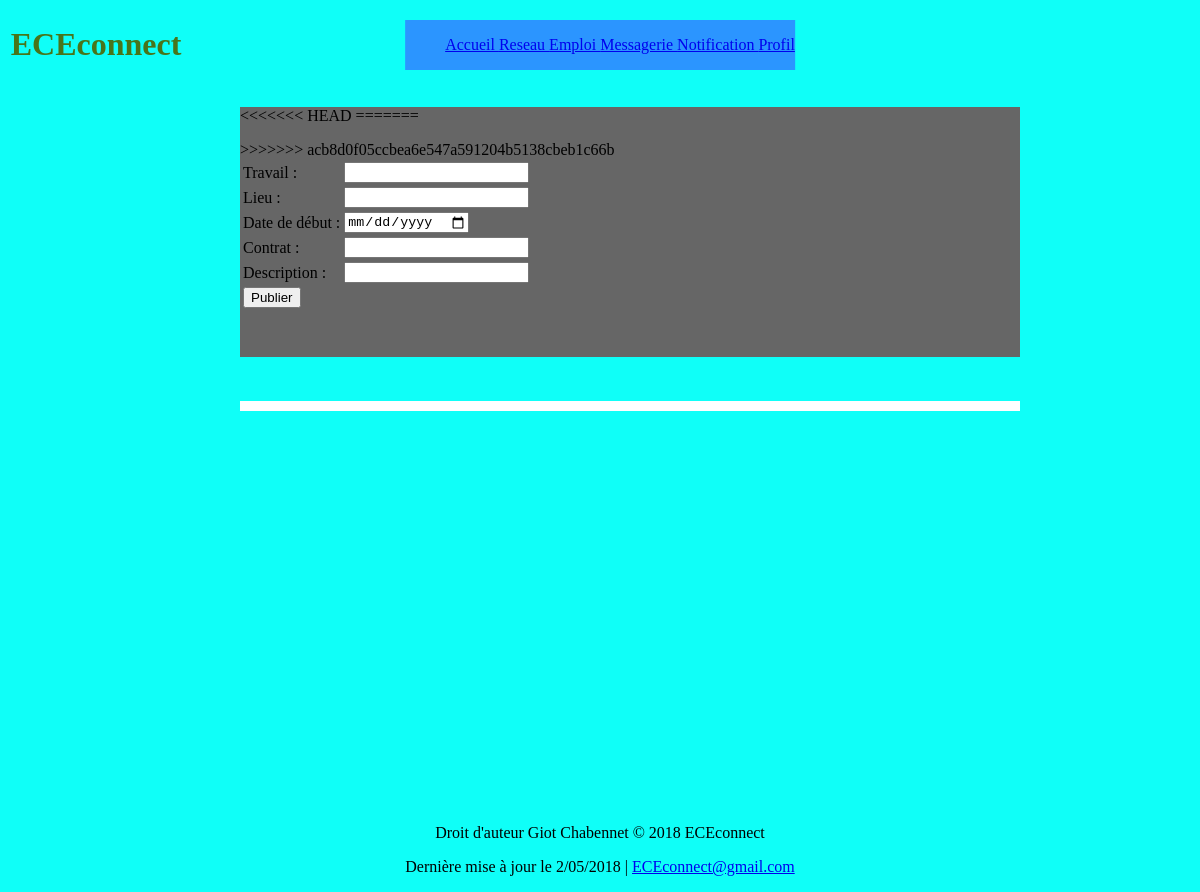
Page /emploi.php on the earlier database version.
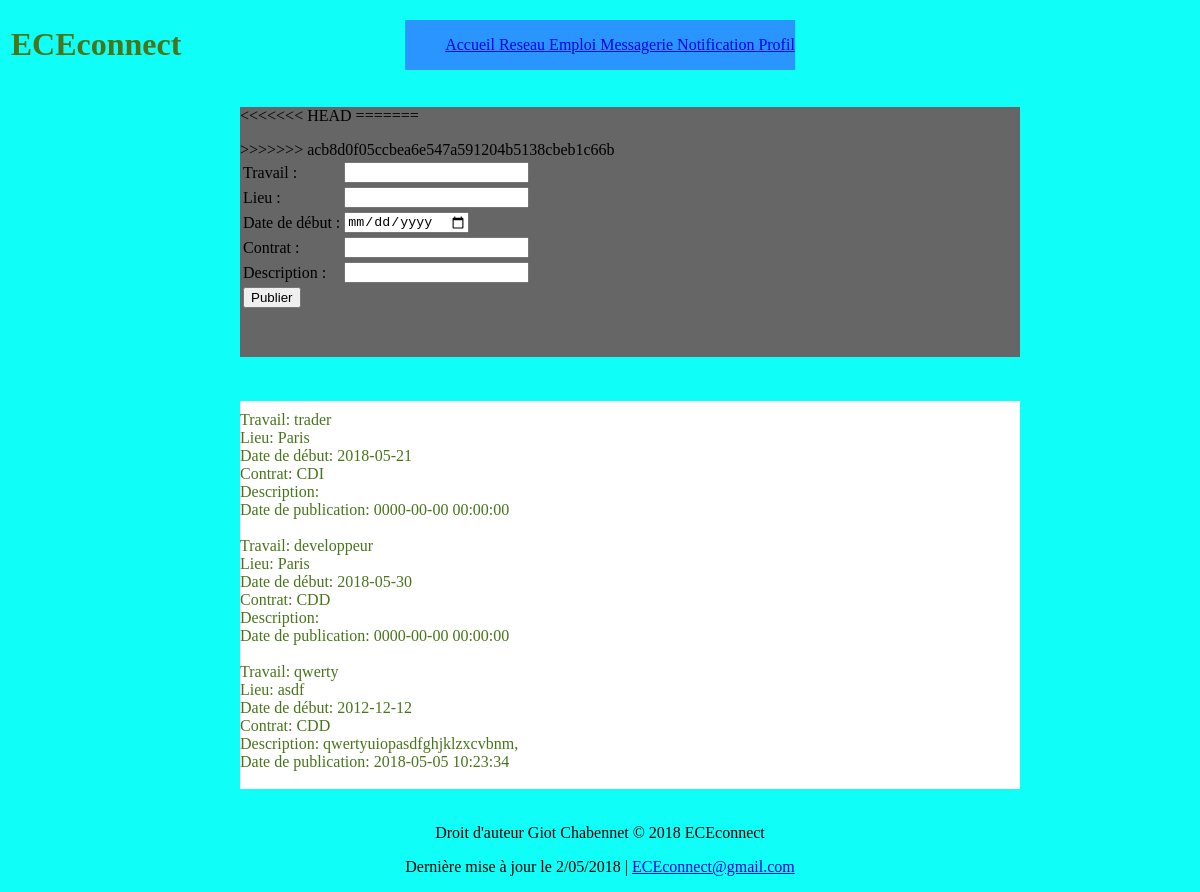
Same page on the later database version.
### tables this page shows
CREATE TABLE IF NOT EXISTS `emploi` (
  `travail` varchar(100) NOT NULL,
  `lieu` varchar(100) NOT NULL,
  `dateDebut` date NOT NULL,
  `contrat` varchar(100) NOT NULL,
  `auteur` int(100) NOT NULL,
  `datePubli` datetime NOT NULL,
  `description` varchar(535) NOT NULL
);

### emploi.php (the view, shortened to what this page needs)
<!DOCTYPE html>
<html>
	<head>
		<link href="css/emploicss.css" rel="stylesheet" type="text/css">
	</head>
	<header>
		<div id="titre">
			<h1>ECEconnect</h1>
		</div>
		<nav>
			<ul>
				<a href="sommaire.php">Accueil </a>
				<a href="reseau.php">Reseau </a>
				<a href="emploi.php">Emploi </a>
				<a href="messagerie.php">Messagerie </a>
				<a href="notification.php">Notification </a>
				<a href="vous.php">Profil</a>
			</ul>
		</nav>
		<div class="publi">
			<form enctype="multipart/form-data" action="emploiTraitement.php" method="post">
				<table id="publication">
					<tr>
						<td>Travail : </td>
						<td><input type="text" name="travail"/></td>
					</tr>
					<tr>
						<td>Lieu : </td>
						<td><input type="text" name="lieu"/></td>
					</tr>
					<tr>
						<td>Date de début : </td>
						<td><input type="date" name="dateDebut"/></td>
					</tr>
					<tr>
						<td>Contrat : </td>
						<td><input type="text" name="contrat"/></td>
					</tr>
					<tr>
						<td>Description : </td>
						<td><input type="text" name="description"/></td>
					</tr>
					<tr>
						<td colspan="2"><input type="Submit" value="Publier"/></td>
					</tr>
				</table>
			</form>
		</div>
	</header>
	<body>
		<div id="maListe">
			<?php
				$db_handle = mysqli_connect('localhost','root','');
				$auteur =
				$sql = "SELECT * FROM emploi";
				$result = mysqli_query($db_handle, $sql);
				while($data = mysqli_fetch_assoc($result))
				{
					echo "Travail:             ".$data['travail'].'<br>';
					echo "Lieu:                ".$data['lieu'].'<br>';
					echo "Date de début:       ".$data['dateDebut'].'<br>';
					echo "Contrat:             ".$data['contrat'].'<br>';
					echo "Description:         ".$data['description'].'<br>';
					echo "Date de publication: ".$data['datePubli'].'<br><br>';
				}
			?>
		</div>
	</body>
	<div id="footer">
        <p>Droit d'auteur Giot Chabennet © 2018 ECEconnect</p>
        <p> Dernière mise à jour le 2/05/2018 |
        <a href="mailto:ECEconnect@gmail.com">ECEconnect@gmail.com</a>
        </p>
	</div>
</html>

### css/emploicss.css (style rules this page uses)
nav { position: fixed; top: 5%; left: 50%; transform: translate(-50%, -50%); background-color:#2b95ff; z-index:3; }
header { position: fixed; top: 0%; left:0%; right: 0%; bottom: 69.5%; z-index: 2; background-color: #0FFFF8; }
#titre { position: fixed; top: 5%; left: 8%; transform: translate(-50%, -50%); color:#48751A; }
.publi { position: fixed; top: 12%; right: 15%; left: 20%; bottom: 60%; background-color: #666666; z-index: 3; }
#maListe { position: absolute; padding-top: 10px; left:20%; right: 15%; top: 45%; color:#48751A; background-color: #FFFFFF; }
body { position:center; left:25%; right:15%; top:30%; bottom:15%; background-color:#0FFFF8; z-index: 1; }
#footer { padding-top: 800px; text-align: center; z-index: 4; }

Differences in the rows shown:
added emploi: travail "trader", lieu "Paris", dateDebut "2018-05-21", contrat "CDI", datePubli "0000-00-00 00:00:00"
added emploi: travail "developpeur", lieu "Paris", dateDebut "2018-05-30", contrat "CDD", datePubli "0000-00-00 00:00:00"
added emploi: travail "qwerty", lieu "asdf", dateDebut "2012-12-12", contrat "CDD", description "qwertyuiopasdfghjklzxcvbnm,", datePubli "2018-05-05 10:23:34"
